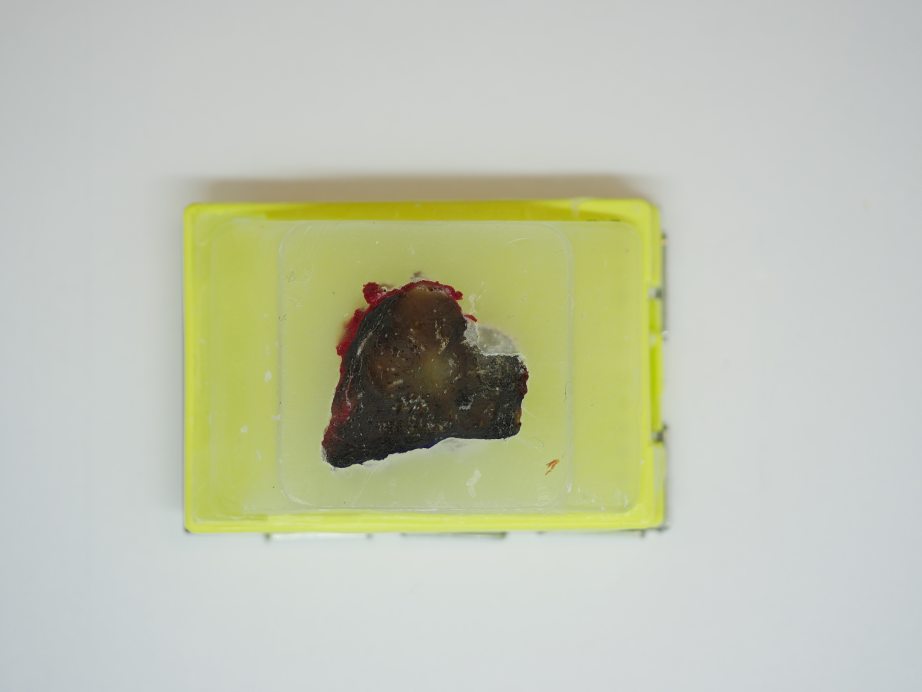
#> input picture img/blk_2.JPG, 4608 x 3456 px, given in place of sld_1.JPG, which was not available (shown at 1/5 size)
$ jupyter execute cv_test.ipynb   (shell and % lines are left out)
#> lines starting #> are read from the running program, lines starting #| are printed output that depends on the picture; after the words box and inside, x2 and y2 are one past the last pixel; in counts of white or black regions, pixels touching at a corner belong together; pictures that were not available may be replaced by others from this repository, and a replacement may not be noted
[cell 1]
import cv2
import numpy as np
from matplotlib import pyplot as plt

[cell 2]
def CropImg (image, cropped_height, cropped_width, cropped_y, cropped_x):
    height = image.shape[0]
    width = image.shape[1]
    cropped = image[cropped_y:cropped_y+cropped_height, cropped_x:cropped_x+cropped_width]
    return cropped

def FlipImg(img, direction):
    return cv2.flip(img, direction)

[cell 3]
img_sld = cv2.cvtColor(cv2.imread('img/sld_1.JPG'), cv2.COLOR_BGR2RGB)
img_blk = cv2.cvtColor(cv2.imread('img/blk_1.JPG'), cv2.COLOR_BGR2RGB)
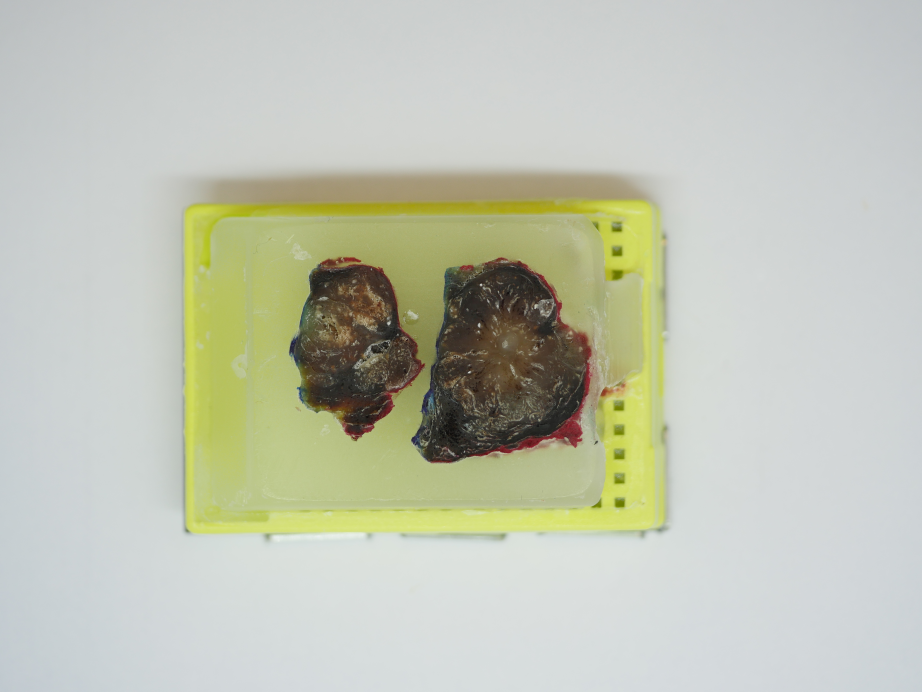
#> input picture img/blk_1.JPG, 4608 x 3456 px (shown at 1/5 size)

plt.figure(figsize=(15,8))
plt.subplot(121)
plt.title('slide raw')
plt.imshow(img_sld)

plt.subplot(122)
plt.title('block raw')
plt.imshow(img_blk)
plt.show()

[cell 4]
crop_img_sld = CropImg(img_sld, 1300, 1600, 1100, 1020)
crop_img_blk = CropImg(img_blk, 1300, 1600, 1100, 1400)
#> call 2 of CropImg, with cropped_height = 1300, cropped_width = 1600, cropped_y = 1100, cropped_x = 1400
#> in CropImg (call 2), `cropped = image[cropped_y:cropped_y+cropped_height, cropped_x:cropped_..`:
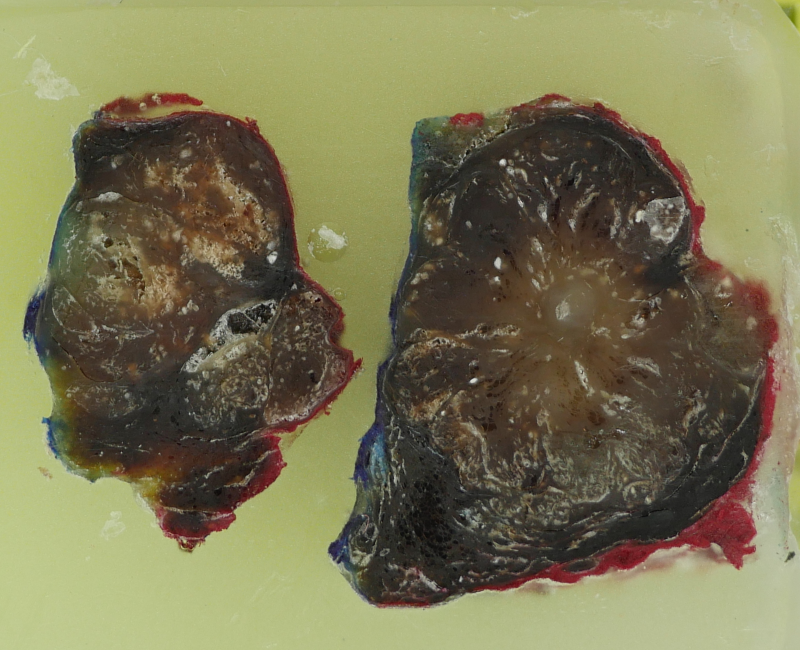
#> cropped: shape (1300, 1600, 3) (shown at 1/2 size); mean R, G, B 123.8, 119.5, 84.6

plt.figure(figsize=(15,8))
plt.subplot(121)
plt.title('slide cropped')
plt.imshow(crop_img_sld)

plt.subplot(122)
plt.title('block cropped')
plt.imshow(crop_img_blk)
plt.show()

[cell 5]
flip_img_sld = FlipImg(FlipImg(crop_img_sld, 0), -1)
#> call 2 of FlipImg, with direction = -1
#> in FlipImg (call 2), `return cv2.flip(img, direction)`:
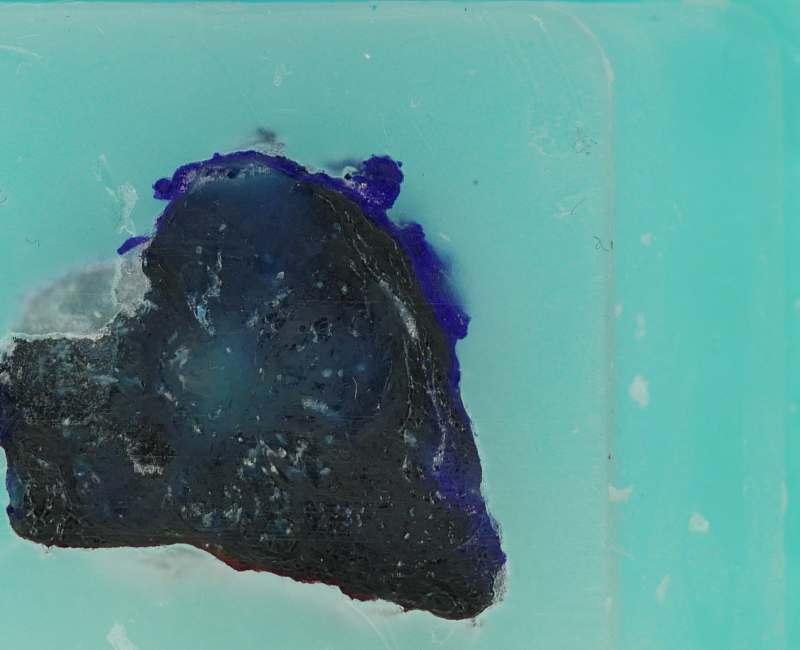
#> returned value: shape (1300, 1600, 3) (shown at 1/2 size); mean of channels 0, 1, 2 141.3, 142.8, 87.6; drawn as B, G, R

plt.figure(figsize=(15,8))
plt.subplot(121)
plt.title('slide cropped and rotated')
plt.imshow(flip_img_sld)

plt.subplot(122)
plt.title('block cropped')
plt.imshow(crop_img_blk)
plt.show()

[cell 6]
gray_sld = cv2.cvtColor(flip_img_sld,cv2.COLOR_RGB2GRAY)
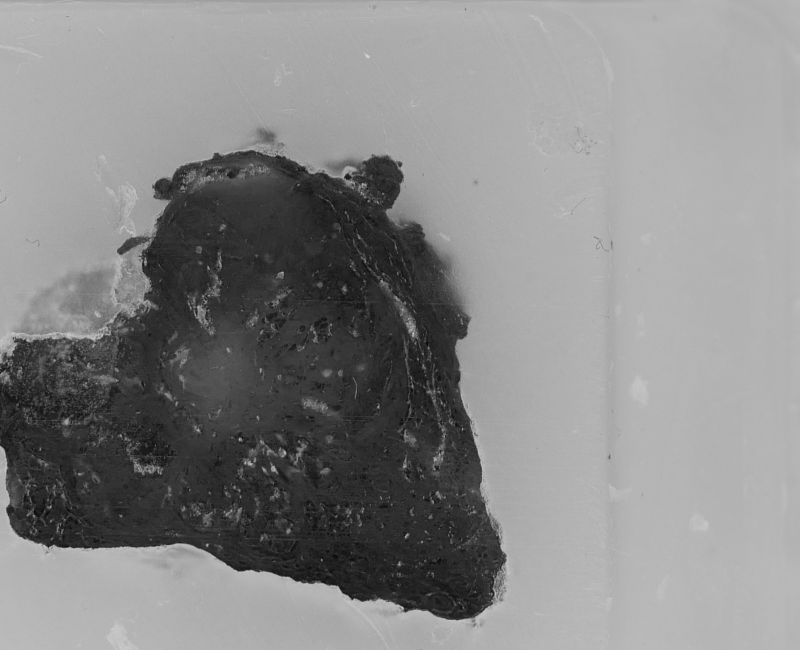
#> gray_sld: shape (1300, 1600) (shown at 1/2 size); min 4, max 218, mean 136
edges_sld = cv2.Canny(gray_sld,50,50)
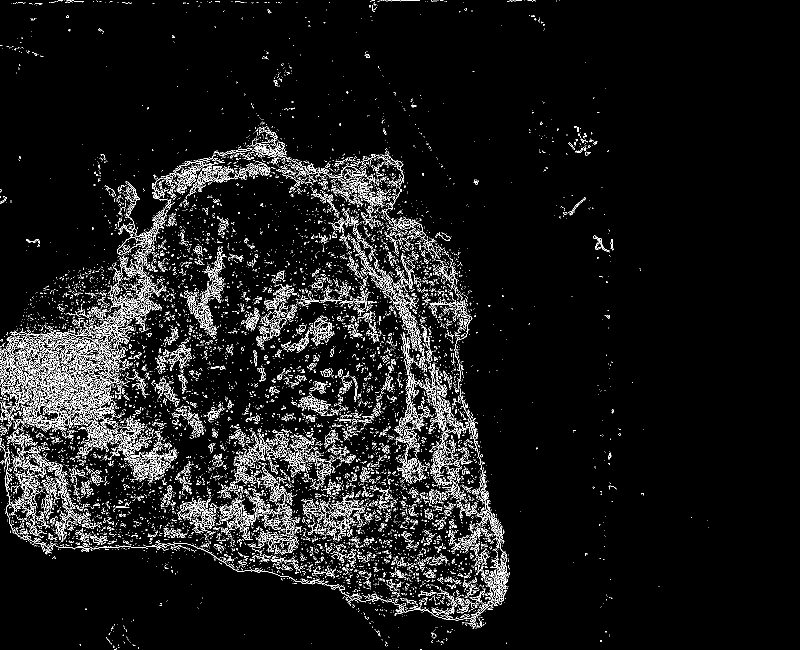
#> edges_sld: shape (1300, 1600) (shown at 1/2 size); 6% white in thin lines or dots, all inside (x1, y1, x2, y2) = (0, 0, 1417, 1300)

gray_blk = cv2.cvtColor(crop_img_blk,cv2.COLOR_RGB2GRAY)
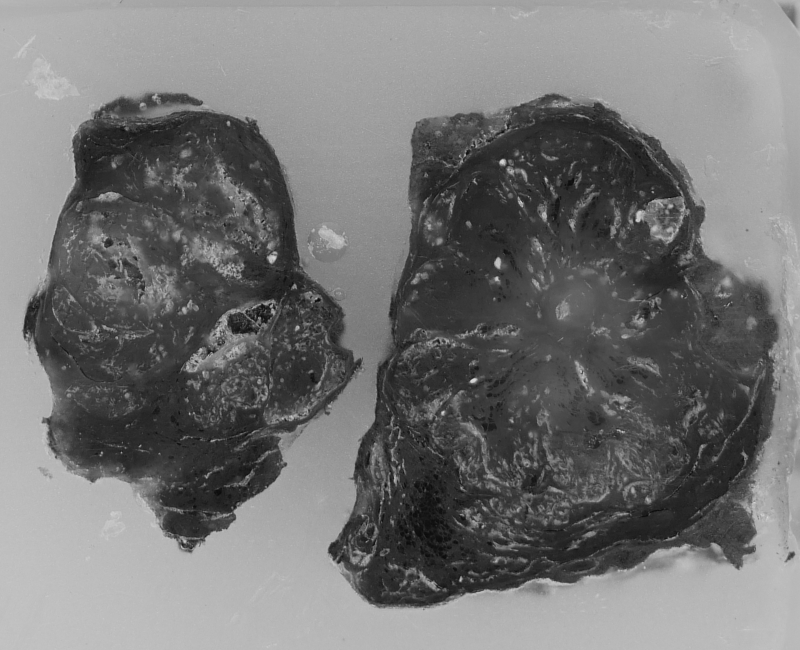
#> gray_blk: shape (1300, 1600) (shown at 1/2 size); min 3, max 234, mean 116.8
edges_blk = cv2.Canny(gray_blk,50,50)
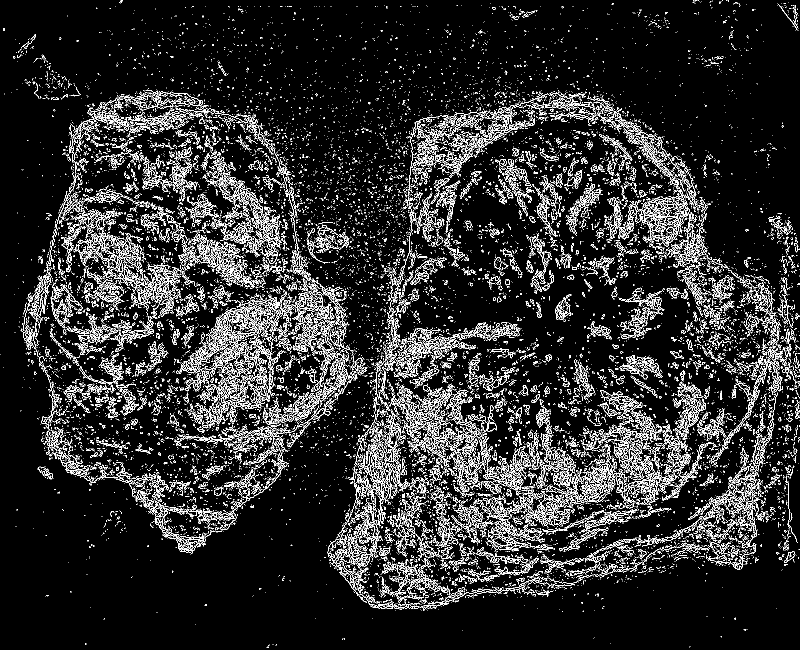
#> edges_blk: shape (1300, 1600) (shown at 1/2 size); 10.6% white in thin lines or dots

plt.figure(figsize=(15,8))
plt.subplot(121)
plt.title('slide gray')
plt.imshow(gray_sld, cmap='gray')

plt.subplot(122)
plt.title('block gray')
plt.imshow(gray_blk, cmap='gray')
plt.show()

[cell 7]
img1 = gray_sld
img2 = gray_blk

orb = cv2.ORB_create()
kp1, des1 = orb.detectAndCompute(img1,None)
#> kp1 = 500 keypoints; strongest (x, y, size): (96, 1094, 31), (703, 1198, 37.2), (96, 1093, 37.2), (704, 1198, 31)
kp2, des2 = orb.detectAndCompute(img2,None)
#> kp2 = 500 keypoints; strongest (x, y, size): (1005, 321, 77.1), (1003, 322, 92.6), (1006, 319, 64.3), (1001, 323, 53.6)


bf = cv2.BFMatcher(normType=cv2.NORM_HAMMING, crossCheck=True)
matches = bf.match(des1,des2)
#> matches = 133 matches
matches = sorted(matches, key = lambda x:x.distance)

img3 = cv2.drawMatches(img1=img1,keypoints1=kp1,img2=img2,keypoints2=kp2, matches1to2=matches, outImg=img2, flags=2)

plt.figure(figsize = (40,6))
plt.imshow(img3, interpolation='nearest'), plt.show()

[cell 8]
img1 = gray_sld
img2 = gray_blk


orb = cv2.ORB_create()
kp1, des1 = orb.detectAndCompute(img1,None)
kp2, des2 = orb.detectAndCompute(img2,None)


bf = cv2.BFMatcher(normType=cv2.NORM_HAMMING, crossCheck=True)

matches = bf.knnMatch(des1,des2,k=1)
#> matches = 500 matches

img3 = cv2.drawMatchesKnn(img1=img1,keypoints1=kp1,img2=img2,keypoints2=kp2, matches1to2=matches, outImg=img2, flags=2)
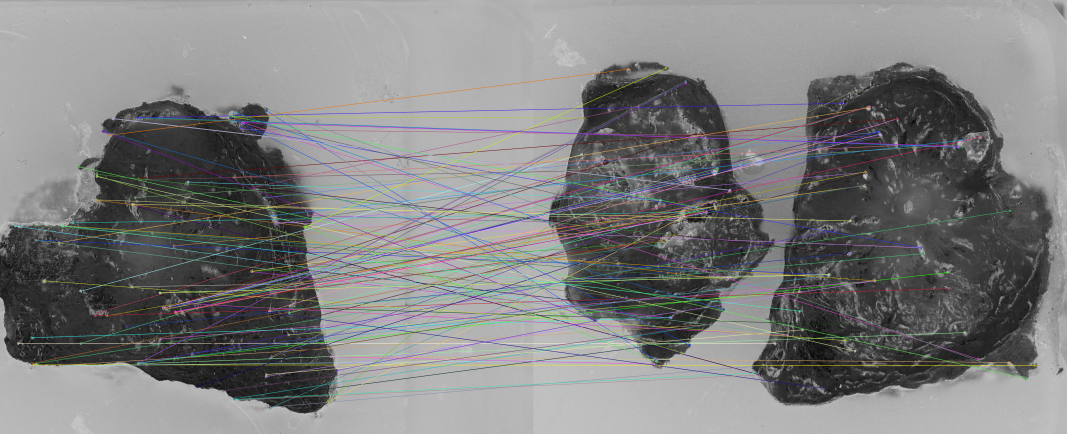
#> img3: shape (1300, 3200, 3) (shown at 1/3 size); mean of channels 0, 1, 2 127.5, 127.5, 127.2; drawn as B, G, R
plt.figure(figsize = (40,6))
plt.imshow(img3),plt.show()
